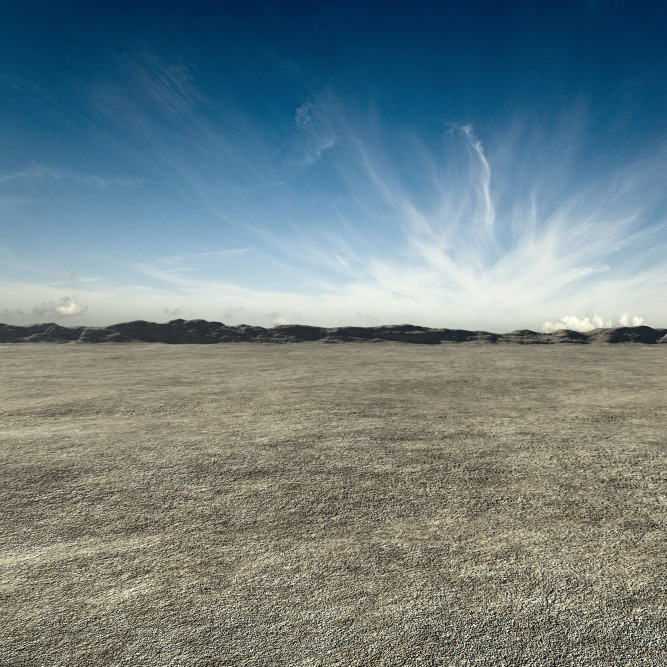
#> input picture hist1.jpg, 2000 x 2000 px (shown at 1/3 size)
$ jupyter execute --allow-errors Visualization.ipynb   (shell and % lines are left out)
#> lines starting #> are read from the running program, lines starting #| are printed output that depends on the picture
# Visualtization

Importing libraries

[cell 1]
import warnings

warnings.filterwarnings('ignore')


import numpy as np
import pandas as pd
import matplotlib.pyplot as plt

from PIL import Image
from tqdm import tqdm_notebook as tqdm
from IPython.display import display, HTML

### Histogram visualization

We select two images at random to show how histogram intersection works. We show it with a little block of the image for an easier understanding.

[cell 2]
im1 = Image.open('hist1.jpg').convert('L')
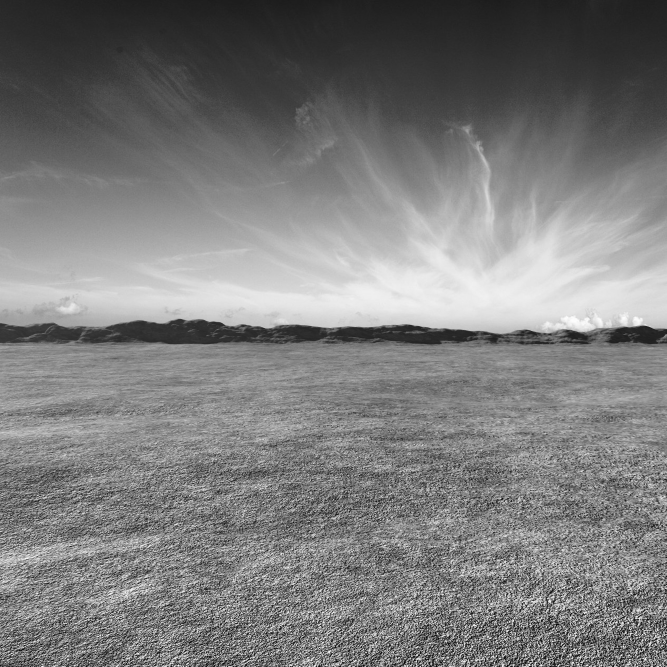
#> im1: PIL image 2000x2000 L (shown at 1/3 size); min 0, max 254, mean 124.1
im1 = np.asarray(im1).astype('uint8')

im2 = Image.open('hist2.jpg').convert('L')
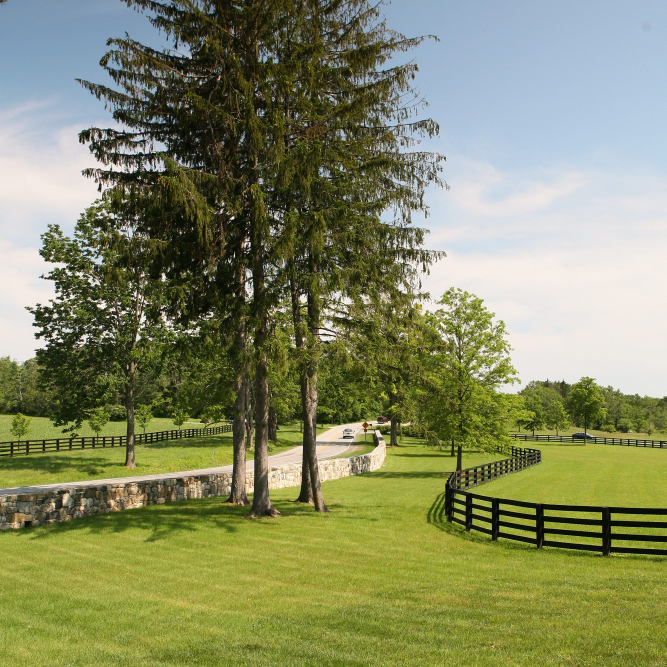
#> input picture hist2.jpg, 2000 x 2000 px (shown at 1/3 size)
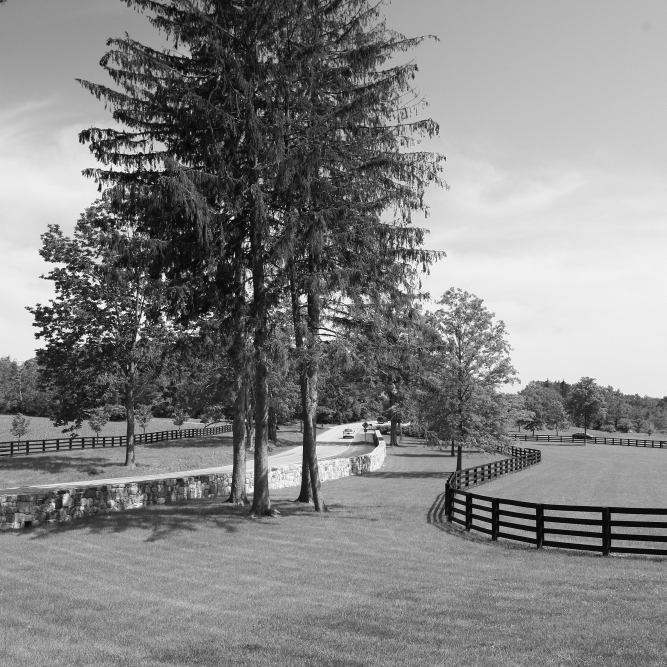
#> im2: PIL image 2000x2000 L (shown at 1/3 size); min 0, max 255, mean 131.4
im2 = np.asarray(im2).astype('uint8')
im = [im1, im2]

#> (a cell that did not finish here is left out)

[cell 4]
split1 = (im[0].reshape(2000 // 500, 500, -1, 500)
               .swapaxes(1, 2)
               .reshape(-1, 500, 500))[6]
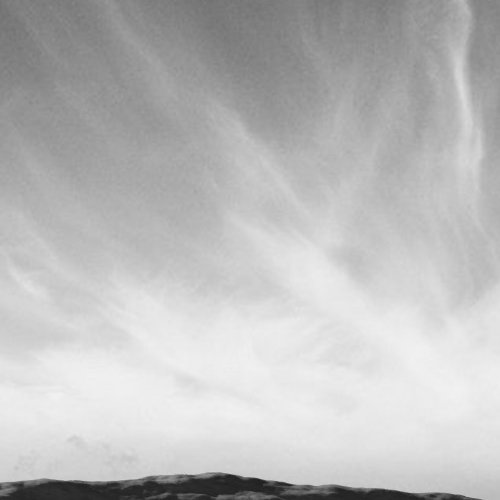
#> split1: shape (500, 500); min 30, max 241, mean 188.2

split2 = (im[1].reshape(2000 // 500, 500, -1, 500)
               .swapaxes(1, 2)
               .reshape(-1, 500, 500))[6]
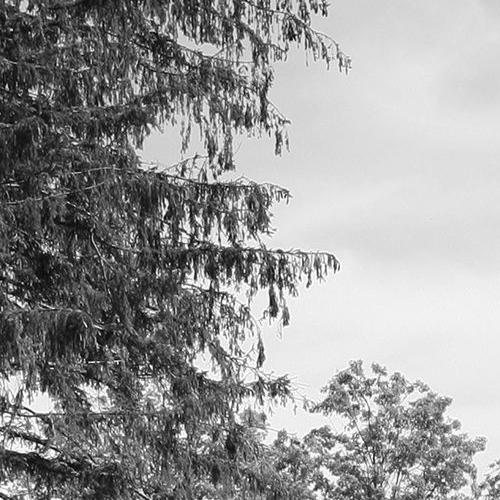
#> split2: shape (500, 500); min 0, max 255, mean 151.8

h1, _ = np.histogram(split1, bins = 80)
#> h1 = 80 values, max 15987 at index 76, min 8 at index 0, mean 3125
h2, _ = np.histogram(split2, bins = 80)
#> h2 = 80 values, max 18071 at index 69, min 34 at index 0, mean 3125

intersection = np.minimum(h1, h2)
#> intersection = 80 values, max 6755 at index 69, min 8 at index 0, mean 1552.4

plt.style.use('ggplot')

plt.figure(figsize = (12, 8))
#> (this line was passed over: IPython is not available in this run)
#> (the rest of this cell did not finish here and is left out)

**Reading the data**

[cell 5]
def read_data(data_path):
    ''' Read a .csv file from the specified path
    ----------
    PARAMETERS
    - data_path: string with the name of the file to be read

    (notice that data_path only contains the name of the file, and thus the file
    must be located in the same directory as this 'histogram_svm.py' script)
    ----------
    RETURNS
    - a pd.DataFrame with the representation of the data

    '''
    # Specify dtypes and column names
    length = int(data_path.split('.')[0][2:])**2
    dtypes = {'pixel-' + str(i): 'uint8' for i in range(1, length +1)}
    dtypes.update({'label' : 'category'})
    colnames = list(dtypes.keys())

    print('-' * 60)
    print(f"Reading {data_path}...")
    data = pd.read_csv(
        data_path, header = None, names = colnames, dtype = dtypes
    )
    # Output some metrics of the data file
    print(f"train.cv file has {data.shape[0]} rows and {data.shape[1]} columns")
    print(f"Memory usage: {round(data.memory_usage().sum() / 1024**2, 3)} Mb")
    print('-' * 60)

    return data

#> (a cell that did not finish here is left out)

#> (a cell that did not finish here is left out)


#> (a cell that did not finish here is left out)


Hence the different duration for the last 3 executions. This difference is explained by the different size of the files.
- The first one has 6379 observations of 200x200 images = 255.160.000 reads
- The second has 6379 observations of 128x128 images = 104.513.536 reads
- The third has 6379 observations of 64x64 images = 26.128.384

**Compare resolutions**

#> (a cell that did not finish here is left out)

**Partionating an image**

#> (a cell that did not finish here is left out)

#> (a cell that did not finish here is left out)

[cell 12]
import matplotlib.pyplot as plt
import matplotlib.gridspec as gridspec

classes = []
#> (the rest of this cell did not finish here and is left out)

**Using Altair to plot results**

[cell 13]
import altair as alt

# By default, altair has a maximum number of rows permitted; this is a deliberate setting, to keep users
# from inadvertently generating notebooks that are too big and unwieldy. This error is set in place to prevent
# users from creating notebooks that are so large that they crash the browser.
# Set limit to 100000, so that we don't have any problems
t = lambda data: alt.pipe(data, alt.limit_rows(max_rows = 1_000_000_000), alt.to_values)
alt.data_transformers.register('custom', t)
#> (this line was passed over: altair is not available in this run)
alt.data_transformers.enable('custom')
#> (this line was passed over: altair is not available in this run)

# Altair produces Vega 3.x objects. In order to render this objects into a jupyter notebook
# we need to install and enable the 'ipyvega' Python package in your computer:
# using anaconda: $ conda install vega --channel conda-forge
# using pip:      $ pip install jupyter pandas vega
#                 $ jupyter nbextension install --sys-prefix --py vega

# Once all these packages have been installed in the local computer, enable the corresponding renderer in Altair:
alt.renderers.enable('notebook')
#> (this line was passed over: altair is not available in this run)

[cell 14]
results128 = pd.read_csv('results128.csv')
#> (reads results128.csv from the repository)

[cell 15]
results64 = pd.read_csv('results64.csv')
#> (reads results64.csv from the repository)
